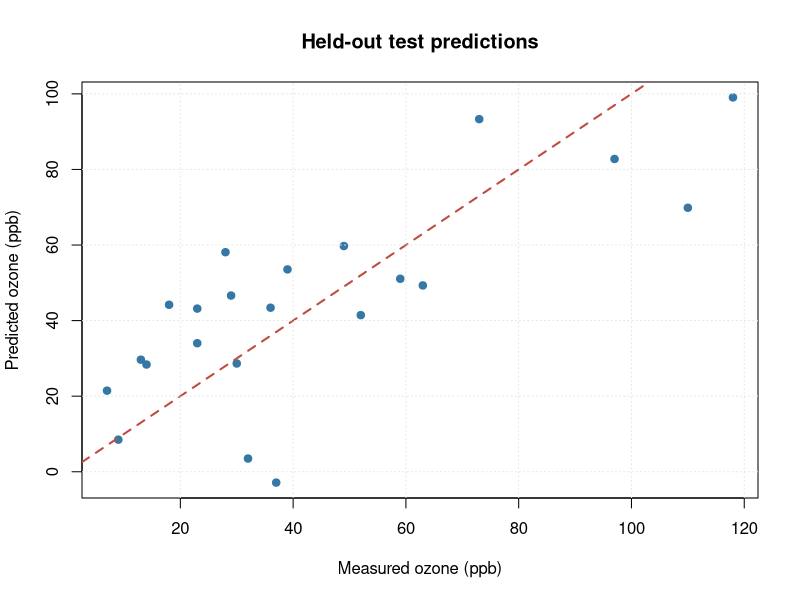
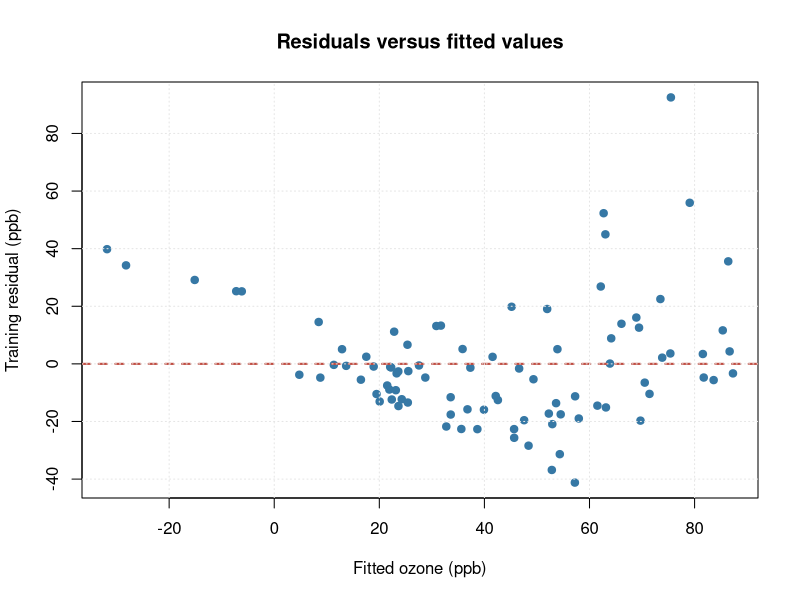
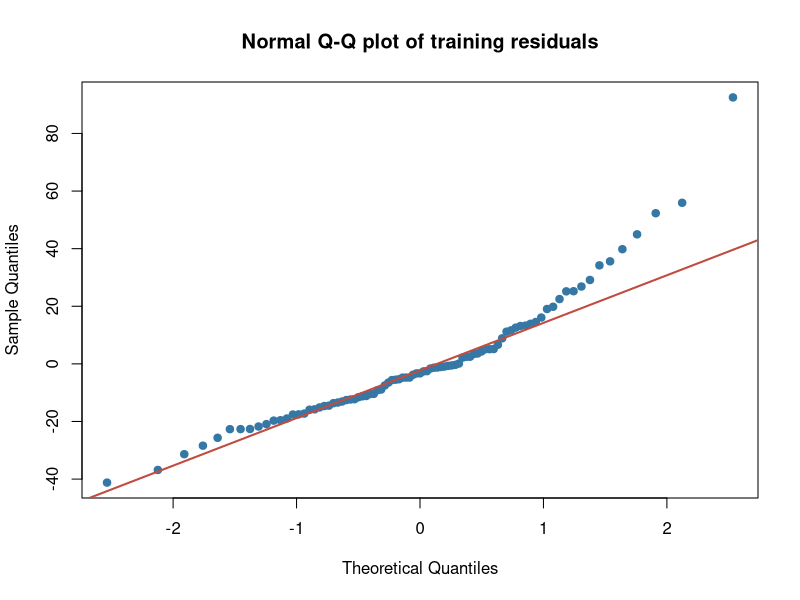

Write R code to recreate these figures, in order.
# Week 3 Statistical Analysis and Predictive Modeling using R
# Base R only. Run from any working directory: source("week3_model.R")
data(airquality, package = "datasets")
aq <- airquality
cat("Original observations:", nrow(aq), "\n")
print(colSums(is.na(aq[c("Ozone", "Solar.R", "Wind", "Temp")])))

# Descriptive hypothesis test on available ozone-temperature pairs.
# H0: population Pearson correlation = 0; two-sided alternative != 0.
pair <- aq[complete.cases(aq[c("Ozone", "Temp")]), ]
ct <- cor.test(pair$Ozone, pair$Temp, method = "pearson")
cat("Ozone-temperature paired days:", nrow(pair), "\n")
print(ct)

# Complete-case modeling avoids leakage from imputed outcomes.
# Every fifth complete row is a reserved test case; deterministic split.
model_data <- aq[complete.cases(aq[c("Ozone", "Temp", "Wind", "Solar.R")]), ]
rownames(model_data) <- NULL
test_idx <- seq(5, nrow(model_data), by = 5)
train <- model_data[-test_idx, ]
test <- model_data[test_idx, ]
cat("Model complete cases:", nrow(model_data),
    "; train:", nrow(train), "; test:", nrow(test), "\n")

model <- lm(Ozone ~ Temp + Wind + Solar.R, data = train)
print(summary(model))
train_pred <- predict(model, newdata = train)
test_pred <- predict(model, newdata = test)
baseline_pred <- rep(mean(train$Ozone), nrow(test))

metrics <- function(actual, predicted) {
  errors <- actual - predicted
  c(MAE = mean(abs(errors)),
    RMSE = sqrt(mean(errors^2)),
    R2 = 1 - sum(errors^2) / sum((actual - mean(actual))^2))
}
cat("Train metrics:\n"); print(round(metrics(train$Ozone, train_pred), 3))
cat("Test metrics:\n"); print(round(metrics(test$Ozone, test_pred), 3))
cat("Test mean-only baseline:\n")
print(round(metrics(test$Ozone, baseline_pred), 3))

# Five folds within the training subset; test data remain untouched.
cv_pred <- rep(NA_real_, nrow(train))
for (fold in 0:4) {
  valid <- which(seq_len(nrow(train)) %% 5 == fold)
  fitted <- lm(Ozone ~ Temp + Wind + Solar.R, data = train[-valid, ])
  cv_pred[valid] <- predict(fitted, newdata = train[valid, ])
}
cat("Five-fold training cross-validation:\n")
print(round(metrics(train$Ozone, cv_pred), 3))

# Residual assumption check: Shapiro-Wilk test on training residuals.
# Small p value cautions against trusting usual coefficient t intervals.
cat("Shapiro-Wilk training residuals:\n")
print(shapiro.test(residuals(model)))

png("week3_01_test_predictions.png", width = 1200, height = 760, res = 150)
plot(test$Ozone, test_pred, pch = 19, col = "#3678A5",
     xlab = "Measured ozone (ppb)", ylab = "Predicted ozone (ppb)",
     main = "Held-out test predictions")
abline(0, 1, col = "#C04B40", lwd = 2, lty = 2)
grid(col = "#E5E5E5")
dev.off()

png("week3_02_training_residuals.png", width = 1200, height = 760, res = 150)
plot(fitted(model), residuals(model), pch = 19, col = "#3678A5",
     xlab = "Fitted ozone (ppb)", ylab = "Training residual (ppb)",
     main = "Residuals versus fitted values")
abline(h = 0, col = "#C04B40", lwd = 2, lty = 2)
grid(col = "#E5E5E5")
dev.off()

png("week3_03_residual_qq.png", width = 1200, height = 760, res = 150)
qqnorm(residuals(model), pch = 19, col = "#3678A5",
       main = "Normal Q-Q plot of training residuals")
qqline(residuals(model), col = "#C04B40", lwd = 2)
dev.off()

write.csv(data.frame(MeasuredOzone = test$Ozone,
                     PredictedOzone = test_pred,
                     Error = test$Ozone - test_pred),
          "week3_test_predictions.csv", row.names = FALSE)
